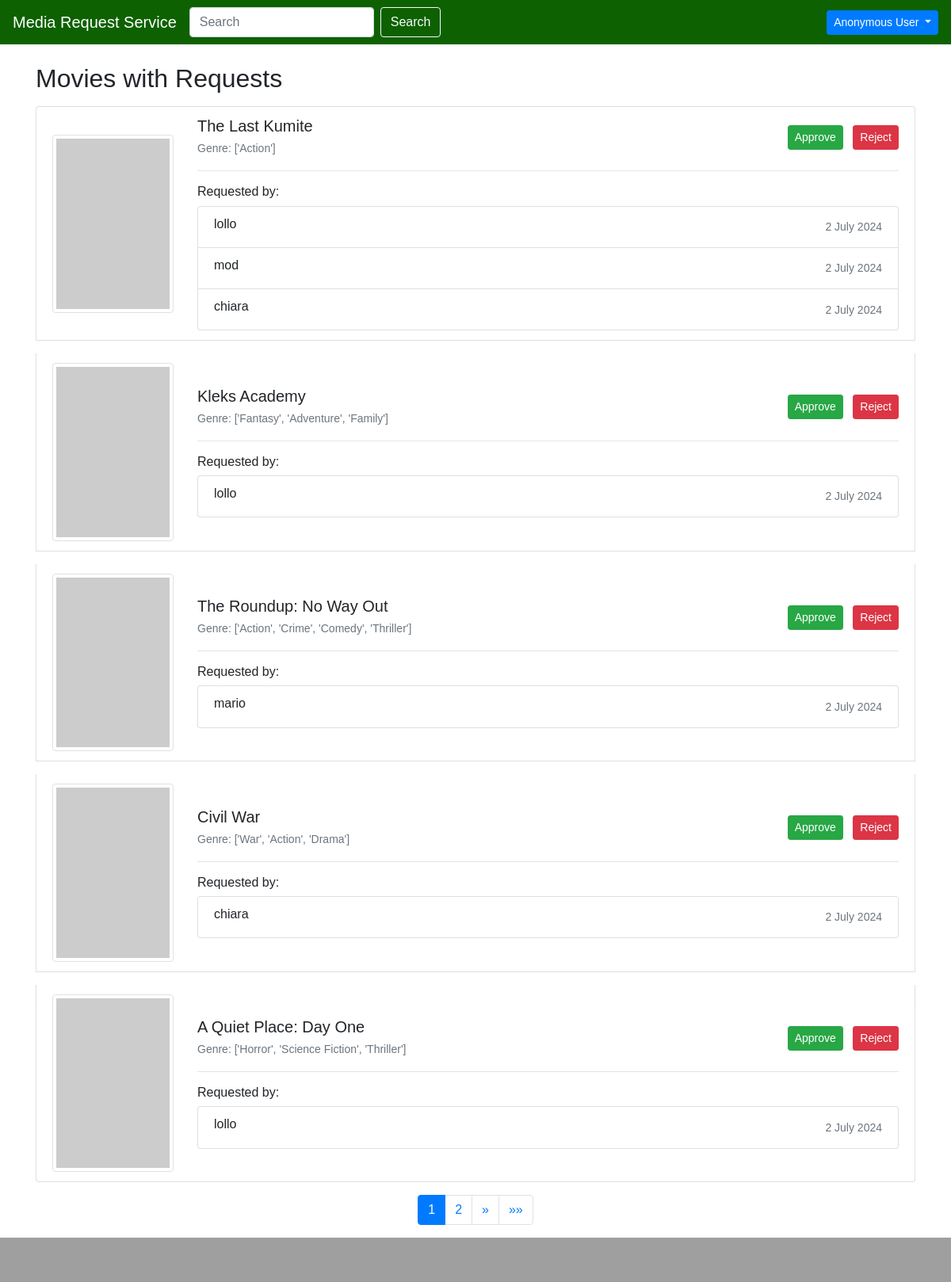
The app's page /dashboard/moderatordashboard/, older data.
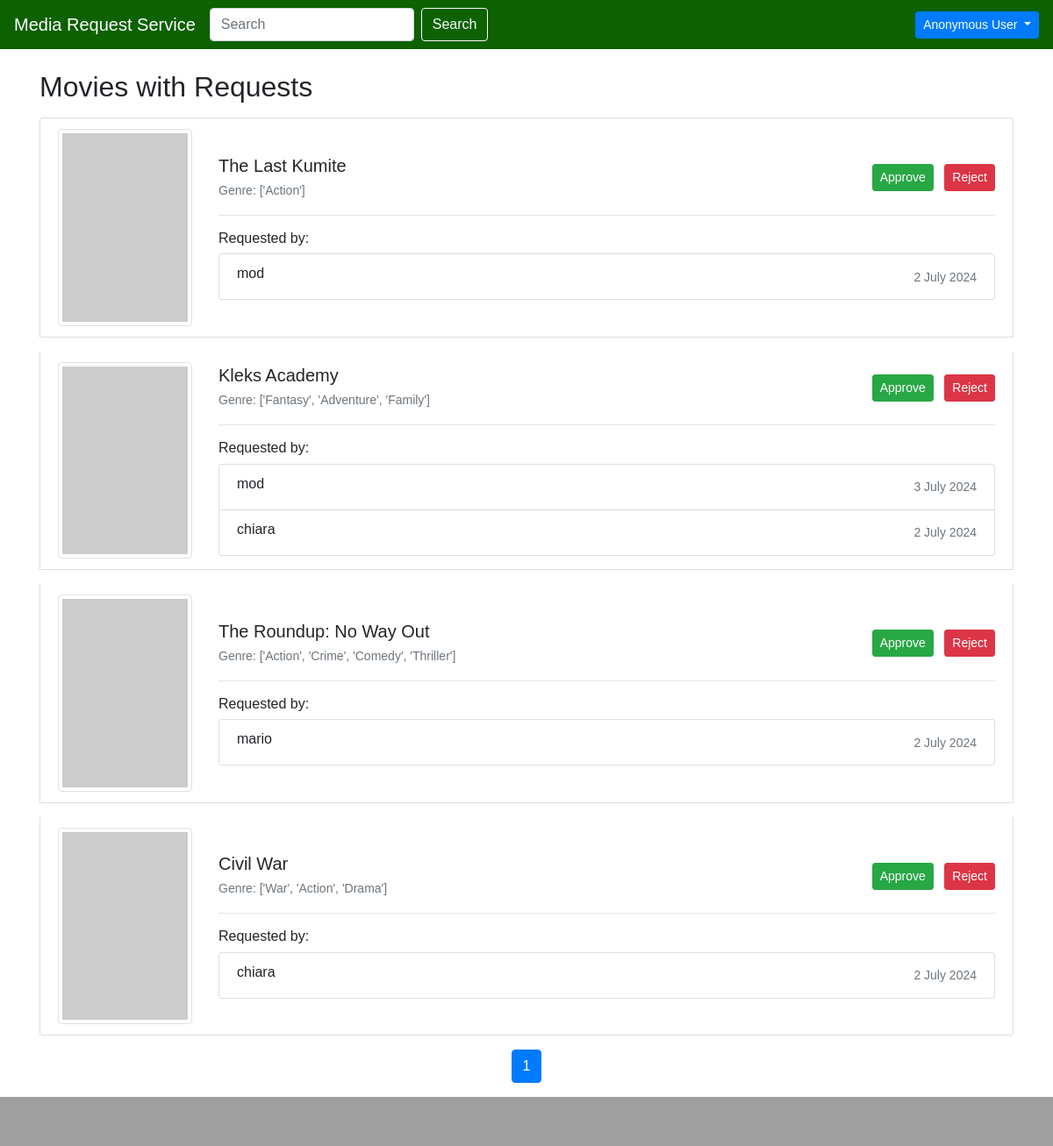
The same page, newer data.
### movieapp/models.py (models this page shows, shortened)
class Movie(models.Model):
    tmdb_id = models.IntegerField(primary_key=True)  # useful to retrieve data from TMDB APIs
    title = models.CharField(max_length=100)
    year = models.IntegerField(null=True)
    description = models.TextField(max_length=1000)
    genre = models.CharField(max_length=100)
    available = models.BooleanField(default=False)
    def get_genre_as_list(self):
        return json.loads(self.genre)
    @property
    def poster_url(self):
        api_key = '5dbf33ab1210565bba9d880c176bf3d8'
        base_url = f'https://api.themoviedb.org/3/movie/{self.tmdb_id}?api_key={api_key}'
        try:
            response = requests.get(base_url)
            data = response.json()
            if 'poster_path' in data and data['poster_path']:
                poster_path = data['poster_path']
                poster_url = f'https://image.tmdb.org/t/p/w154{poster_path}'
                return poster_url
            else:
                return None
        except requests.exceptions.RequestException as e:
            print('Error in API request:', e)
            return None
    class Meta:
        ordering = ["-pk"]
        verbose_name_plural = 'Movies'

class Request(models.Model):
    APPROVED = 'approved'
    REJECTED = 'rejected'
    PENDING = 'pending'
    STATUS = [
        (APPROVED, 'Request has been approved'),
        (REJECTED, 'Request has been rejected'),
        (PENDING, 'Request not yet evaluated')
    ]
    profile = models.ForeignKey(Profile, related_name='profile', on_delete=models.CASCADE)
    movie = models.ForeignKey(Movie, related_name='movie', on_delete=models.CASCADE)
    status = models.CharField(choices=STATUS, default=PENDING, max_length=8)
    request_date = models.DateTimeField(auto_now_add=True)
    class Meta:
        ordering = ["-request_date"]
        verbose_name_plural = 'Requests'
        constraints = [
            models.UniqueConstraint(fields=['profile', 'movie'], name='unique_profile_movie_request')
        ]

class Profile(models.Model):
    user = models.OneToOneField(User, related_name='profile', on_delete=models.CASCADE)
    propic = models.ImageField(
        upload_to='users_pics',
        default=join('static', 'unknown_user.png'),
        blank=True
    )
    requests = models.ManyToManyField(Movie, through='Request', blank=True, related_name='requested_by', default=None)
    watchlisted = models.ManyToManyField(Movie, blank=True, related_name='watchlisted', default=None)

### userdashboard/views.py (the view)
# urls.py: path('moderatordashboard/', ModeratorDashboard.as_view(), name='moderator_dashboard'),
class ModeratorDashboard(GroupRequiredMixin, ListView):
    group_required = 'Moderator'
    model = Movie
    template_name = 'moderator_dashboard.html'
    paginate_by = 5
    def get_queryset(self):
        return Movie.objects.filter(requested_by__isnull=False).distinct()

### userdashboard/templates/moderator_dashboard.html
{% extends 'GPT_home.html' %}
{% block content %}
<div class="container mt-4">
    <h2>Movies with Requests</h2>
    <ul class="list-group mt-3">
        {% for movie in page_obj %}
        <li class="list-group-item mb-3">
            <div class="row align-items-center">
                <div class="col-md-2">
                    {% if movie.poster_url %}
                    <img src="{{ movie.poster_url }}" class="img-thumbnail" alt="Poster del film" style="width: 100%;">
                    {% else %}
                    <img src="https://via.placeholder.com/154x231" class="img-thumbnail" alt="Immagine non disponibile" style="width: 100%;">
                    {% endif %}
                </div>
                <div class="col-md-10">
                    <div class="d-flex justify-content-between align-items-center">
                        <div>
                            <h5 class="mb-1">{{ movie.title }}</h5>
                            <small class="text-muted">Genre: {{ movie.get_genre_as_list }}</small>
                        </div>
                        <div class="text-right">
                            <button class="btn btn-success btn-sm mr-2" data-movie-id="{{ movie.pk }}" data-action="approve">Approve</button>
                            <button class="btn btn-danger btn-sm" data-movie-id="{{ movie.pk }}" data-action="reject">Reject</button>
                        </div>
                    </div>
                    <hr>
                    <h6>Requested by:</h6>
                    <ul class="list-group">
                        {% for req in movie.movie.all %}
                        <li class="list-group-item">
                            <div class="row align-items-center">
                                <div class="col-md-9">
                                    <div>
                                        <h6>{{ req.profile.user }}</h6>
                                    </div>
                                </div>
                                <div class="col-md-3 text-right">
                                    <small class="text-muted">{{ req.request_date | date:'j F Y' }}</small>
                                </div>
                            </div>
                        </li>
                        {% endfor %}
                    </ul>
                </div>
            </div>
        </li>
        {% endfor %}
    </ul>
</div>
{% include 'navigation/pagination_buttons.html' %}
{% endblock %}

### templates/GPT_home.html (shortened to what this page needs)
{% load static %}
<!DOCTYPE html>
<html lang="en">
<head>
    <link href="https://stackpath.bootstrapcdn.com/bootstrap/4.5.2/css/bootstrap.min.css" rel="stylesheet">
    <link rel="stylesheet" href="https://cdn.jsdelivr.net/npm/bootstrap@4.6.1/dist/css/bootstrap.min.css">
    {% load crispy_forms_tags %}
    {% load static %}
</head>
<body>
<nav class="navbar navbar-expand-lg navbar-dark">
    <a class="navbar-brand" href="{% url 'movieapp:home' %}">Media Request Service</a>
    <div class="collapse navbar-collapse justify-content-between" id="navbarNav">
        <form class="form-inline my-2 my-lg-0">
            <input class="form-control mr-sm-2" type="search" placeholder="Search" aria-label="Search">
            <button class="btn btn-outline-light my-2 my-sm-0" type="submit">Search</button>
        </form>
        <ul class="navbar-nav">
            <li class="nav-item dropdown">
                <button class="btn btn-sm btn-primary dropdown-toggle" id="userDropdown" role="button" data-toggle="dropdown" aria-haspopup="true" aria-expanded="false">
                    {% if request.user.is_authenticated %}
                        {{ request.user.username }} - {% if not user.is_superuser %}{{ user.groups.all.0.name }}{% else %}Administrator{% endif %}
                    {% else %}
                        Anonymous User
                    {% endif %}
                </button>
            </li>
        </ul>
    </div>
</nav>
    {% block content %}
    {% endblock %}
<footer class="footer mt-auto">
</footer>
</body>
</html>

### templates/navigation/pagination_buttons.html (shortened to what this page needs)
    <nav aria-label="Page navigation">
        <ul class="pagination justify-content-center">
            {% for num in page_obj.paginator.page_range %}
            {% if page_obj.number == num %}
            <li class="page-item active"><a class="page-link" href="#">{{ num }}</a></li>
            {% elif num > page_obj.number|add:'-3' and num < page_obj.number|add:'3' %}
            <li class="page-item"><a class="page-link" href="?page={{ num }}">{{ num }}</a></li>
            {% endif %}
            {% endfor %}
            {% if page_obj.has_next %}
            <li class="page-item">
                <a class="page-link" href="?page={{ page_obj.next_page_number }}" aria-label="Next">
                    <span aria-hidden="true">&raquo;</span>
                </a>
            </li>
            <li class="page-item">
                <a class="page-link" href="?page={{ page_obj.paginator.num_pages }}" aria-label="Last">
                    <span aria-hidden="true">&raquo;&raquo;</span>
                </a>
            </li>
            {% endif %}
        </ul>
    </nav>

### templates/GPT_home.html (style rules this page uses)
body { font-family: Arial, sans-serif; margin: 0; padding: 0; display: flex; flex-direction: column; min-height: 100vh; }
.navbar { background-color: #0d6100; }
.footer { background-color: rgb(159, 159, 159); padding: 20px 0; text-align: center; margin-top: auto; width: 100%; }

Row changes from the older to the newer data that the page shows:
removed Request: profile.user "lollo", request_date "2 July 2024", shown under Movie "The Last Kumite"
removed Request: profile.user "lollo", request_date "2 July 2024", shown under Movie "Kleks Academy"
no longer on this page (row unchanged): Movie: title "A Quiet Place: Day One", get_genre_as_list "['Horror', 'Science Fiction', 'Thriller']"
removed Request: profile.user "lollo", request_date "2 July 2024", shown under "A Quiet Place: Day One"
changed Movie "The Last Kumite": loses Request (profile.user "chiara", request_date "2 July 2024")
changed Movie "Kleks Academy": gains Request (profile.user "chiara", request_date "2 July 2024")
added Request: profile.user "mod", request_date "3 July 2024", shown under Movie "Kleks Academy"
Text that changed along with them:
list line gone: "2"
